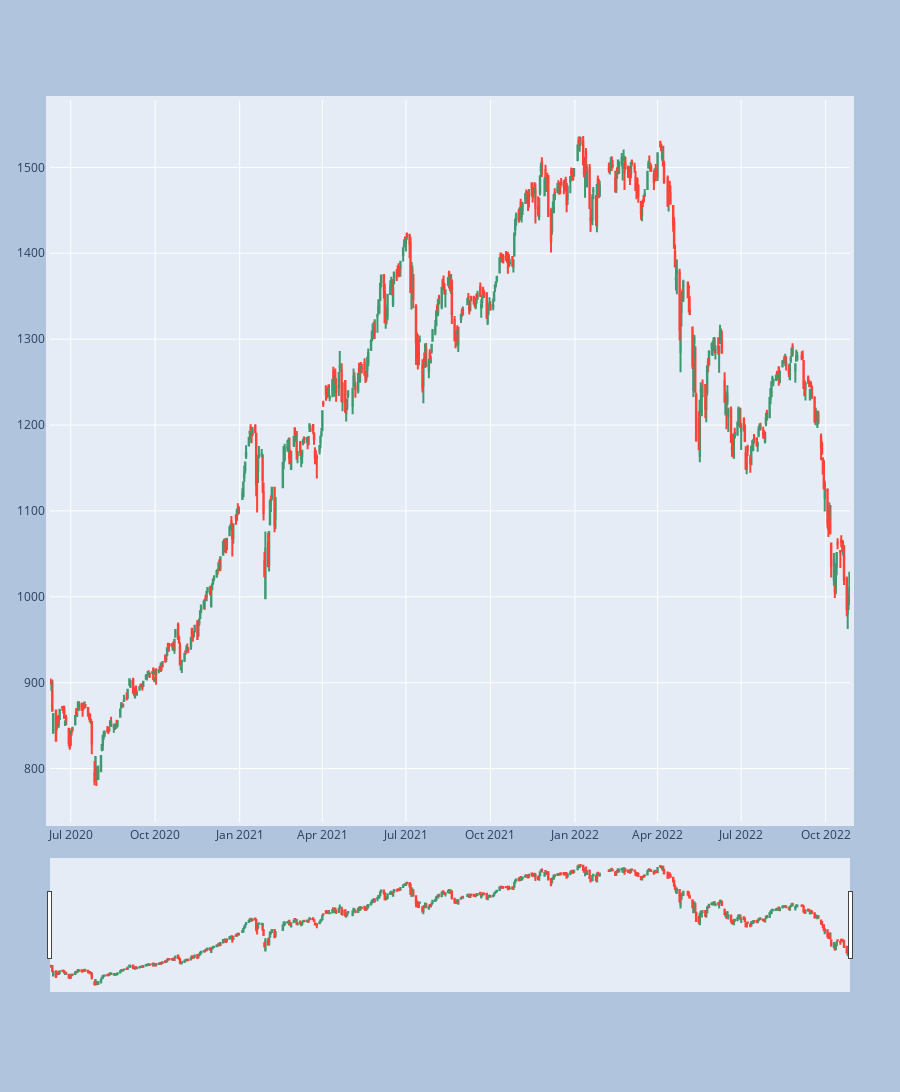

The notebook cell saved with this chart:
### Code cell
import matplotlib
matplotlib.use('nbagg')
import matplotlib.pyplot as plt
import pandas as pd
import numpy as np
df = pd.read_csv('vnindex.csv')

import plotly.graph_objects as go


priceClose = df[['priceClose','date','priceHigh','priceLow','priceOpen']]
priceClose = priceClose[0:600]
priceClose['dt'] =  pd.to_datetime(priceClose['date'],format= '%Y-%m-%dT%H:%M:%S' )
# priceClose.set_index('dt', inplace=True)

fig = go.Figure(data=[go.Candlestick(x=priceClose['dt'],
                open=priceClose['priceOpen'],
                high=priceClose['priceHigh'],
                low=priceClose['priceLow'],
                close=priceClose['priceClose'])])

fig.update_layout(
    autosize=True,
    height=1500,    
    margin=dict(
        l=50,
        r=50,
        b=100,
        t=100,
        pad=4
    ),
    paper_bgcolor="LightSteelBlue",
)

# print(fig.)
fig.show()


import matplotlib.dates as mdates
%matplotlib inline
import seaborn as sns
sns.set(style='darkgrid', context='talk', palette='Dark2')

my_year_month_fmt = mdates.DateFormatter('%m/%y')
priceClose.set_index('dt', inplace=True)
priceClose=priceClose.sort_index()
short_rolling = priceClose.rolling(window=20).mean()
short_rolling.head(20)

long_rolling = priceClose.rolling(window=100).mean()
long_rolling.tail()



start_date = '2022-01-01'
end_date = '2022-10-25'

df.reset_index(drop=True)
# priceClose.set_index('dt');




print(priceClose.index)
print(df.index)

print(priceClose[:].index)

fig, ax = plt.subplots(figsize=(16,9))


ax.plot(priceClose.loc[start_date:end_date, :].index, priceClose.loc[start_date:end_date, 'priceClose'], label='Price')
ax.plot(long_rolling.loc[start_date:end_date, :].index, long_rolling.loc[start_date:end_date, 'priceClose'], label = '100-days SMA')
ax.plot(short_rolling.loc[start_date:end_date, :].index, short_rolling.loc[start_date:end_date, 'priceClose'], label = '20-days SMA')

ax.legend(loc='best')
ax.set_ylabel('Price in $')
ax.xaxis.set_major_formatter(my_year_month_fmt)
# df.

# print(priceClose.loc[start_date:end_date, 'date'])

priceClose.head()

### Figure 1 — Plotly figure (JSON) as saved in the notebook; plotly's stock layout.template omitted (floating-point values rounded to 4 significant figures; data arrays with more than 128 entries replaced by an {"elided": "..."} marker saying what was removed)
{"data": [{"close": {"elided": "600 float values"}, "high": {"elided": "600 float values"}, "low": {"elided": "600 float values"}, "open": {"elided": "600 float values"}, "type": "candlestick", "x": {"elided": "600 str values"}}], "layout": {"autosize": true, "height": 1500, "margin": {"b": 100, "l": 50, "pad": 4, "r": 50, "t": 100}, "paper_bgcolor": "LightSteelBlue"}}
